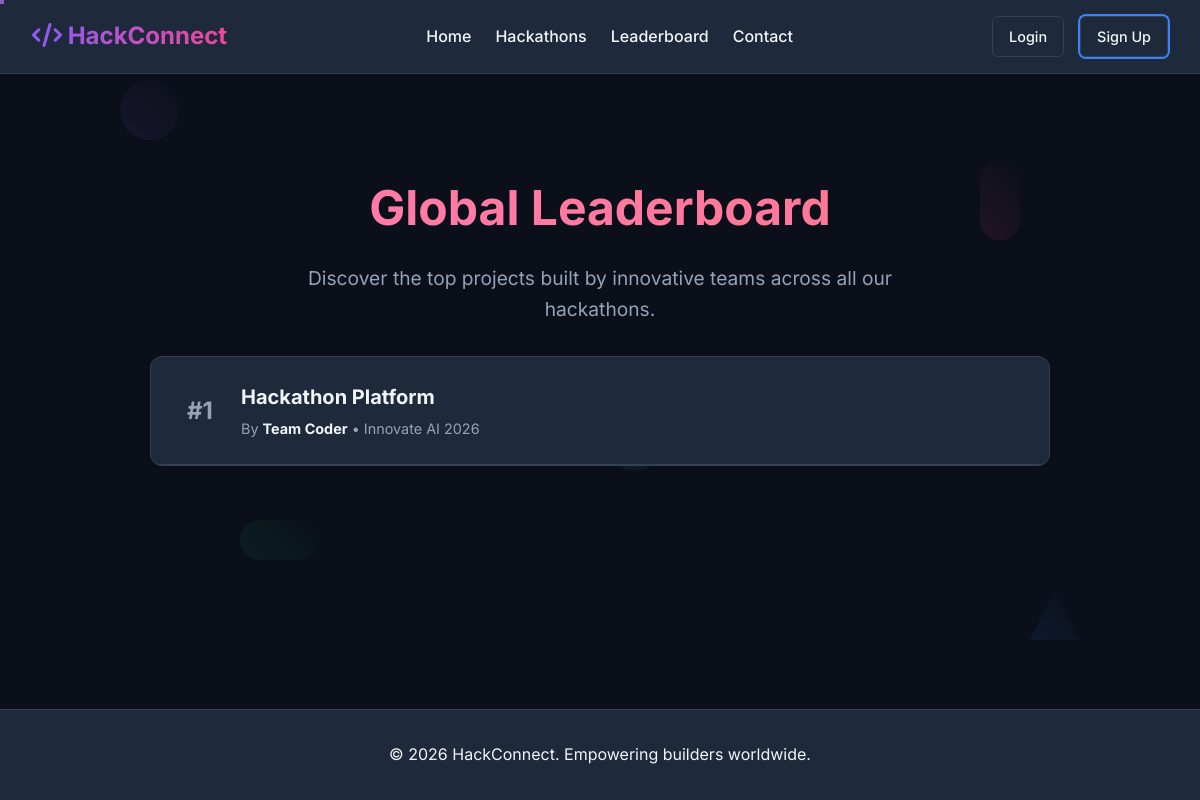
The app's page /leaderboard with its own data.
### tables this page shows
CREATE TABLE submissions (
    id INTEGER PRIMARY KEY AUTOINCREMENT,
    team_id INTEGER NOT NULL,
    hackathon_id INTEGER NOT NULL,
    title TEXT NOT NULL,
    description TEXT NOT NULL,
    github_link TEXT,
    demo_video TEXT,
    FOREIGN KEY(team_id) REFERENCES teams(id),
    FOREIGN KEY(hackathon_id) REFERENCES hackathons(id)
);

CREATE TABLE teams (
    id INTEGER PRIMARY KEY AUTOINCREMENT,
    name TEXT NOT NULL,
    hackathon_id INTEGER NOT NULL,
    FOREIGN KEY(hackathon_id) REFERENCES hackathons(id)
);

CREATE TABLE hackathons (
    id INTEGER PRIMARY KEY AUTOINCREMENT,
    title TEXT NOT NULL,
    description TEXT NOT NULL,
    start_date TEXT NOT NULL,
    end_date TEXT NOT NULL,
    theme TEXT,
    rules TEXT,
    prize_info TEXT,
    status TEXT DEFAULT 'upcoming', -- 'upcoming', 'active', 'completed'
    organizer_id INTEGER NOT NULL, prizes TEXT,
    FOREIGN KEY(organizer_id) REFERENCES users(id)
);

### app.py (the view)
@app.route('/leaderboard')
def leaderboard():
    conn = get_db_connection()
    submissions = conn.execute('''
        SELECT s.*, t.name as team_name, h.title as hackathon_title
        FROM submissions s
        JOIN teams t ON s.team_id = t.id
        JOIN hackathons h ON s.hackathon_id = h.id
        ORDER BY s.id DESC
    ''').fetchall()
    conn.close()
    return render_template('leaderboard.html', submissions=submissions)

### app.py (called while the page is built, shortened)
def get_db_connection():
    conn = sqlite3.connect('database.db')
    conn.row_factory = sqlite3.Row
    return conn

@app.before_request
def load_logged_in_user():
    user_id = session.get('user_id')
    if user_id is None:
        g.user = None

### templates/leaderboard.html (shortened to what this page needs)
{% extends "layout.html" %}
{% block content %}
<div style="text-align: center; margin: 4rem 0 2rem;">
    <h1 style="font-size: 3rem; background: linear-gradient(90deg, #ff7eb3, #ff758c); -webkit-background-clip: text; -webkit-text-fill-color: transparent;">Global Leaderboard</h1>
    <p style="color: var(--text-muted); font-size: 1.2rem; max-width: 600px; margin: 1rem auto;">Discover the top projects built by innovative teams across all our hackathons.</p>
</div>
<div style="max-width: 900px; margin: 0 auto; background: var(--card-bg); border: 1px solid var(--border-color); border-radius: 12px; overflow: hidden;">
    {% for sub in submissions %}
    <div style="display: flex; align-items: center; padding: 1.5rem; border-bottom: 1px solid var(--border-color); transition: background-color 0.3s ease;" onmouseover="this.style.backgroundColor='var(--hover-bg)'" onmouseout="this.style.backgroundColor='transparent'">
        <div style="font-size: 1.5rem; font-weight: bold; color: var(--text-muted); width: 50px; text-align: center;">
            #{{ loop.index }}
        </div>
        <div style="flex: 1; margin-left: 1rem;">
            <h3 style="font-size: 1.25rem; margin-bottom: 0.25rem;">{{ sub.title }}</h3>
            <div style="font-size: 0.9rem; color: var(--text-muted);">
                By <strong style="color: var(--text-color);">{{ sub.team_name }}</strong> • {{ sub.hackathon_title }}
            </div>
        </div>
    </div>
    {% else %}
    <div style="padding: 4rem; text-align: center; color: var(--text-muted);">
        <i class="fa-solid fa-trophy" style="font-size: 3rem; margin-bottom: 1rem; color: var(--border-color);"></i>
        <p>No projects have been submitted yet.</p>
    </div>
    {% endfor %}
</div>
{% endblock %}

### static/css/style.css (style rules this page uses)
:root { --bg-color: #0b0f19; --text-color: #f1f5f9; --text-muted: #94a3b8; --primary-color: #3b82f6; --secondary-color: #10b981; --card-bg: #1e293b; --border-color: #334155; --hover-bg: #2dd4bf; --gradient-start: #8b5cf6; --gradient-end: #ec4899; --input-bg: #0f172a; }
* { box-sizing: border-box; margin: 0; padding: 0; }
body { font-family: 'Inter', -apple-system, BlinkMacSystemFont, "Segoe UI", Helvetica, Arial, sans-serif; background-color: var(--bg-color); color: var(--text-color); line-height: 1.6; min-height: 100vh; display: flex; flex-direction: column; }
body { cursor: none; }

### records on screen
submissions: title "Hackathon Platform", team_name "Team Coder", hackathon_title "Innovate AI 2026"
